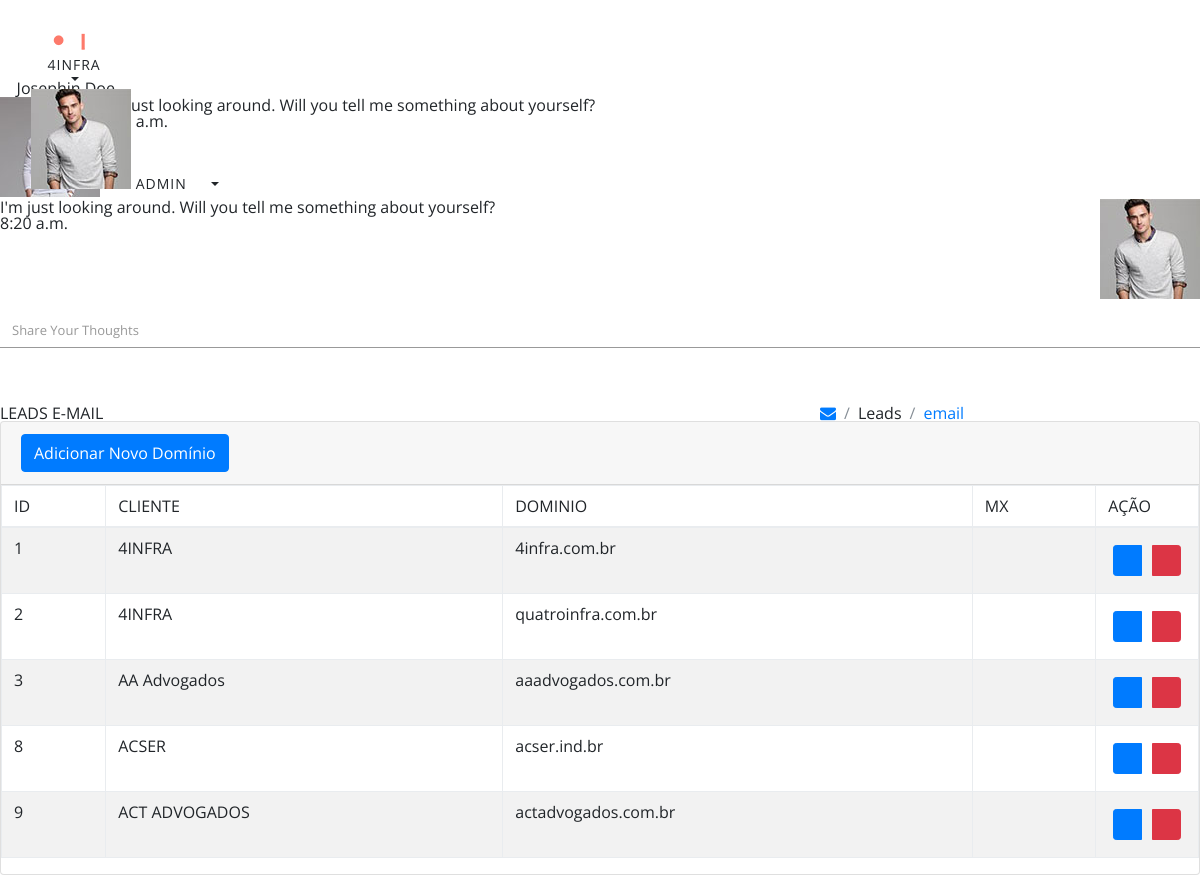
The page /dominio (signed in) on the database its author committed.
### tables this page shows
CREATE TABLE `cadastro_dominio` (
  `id` int(11) NOT NULL AUTO_INCREMENT,
  `id_entidade` int(11) NOT NULL,
  `nomeDominio` varchar(50) NOT NULL,
  `nomeCliente` varchar(50) NOT NULL,
  PRIMARY KEY (`id`)
);

### core/controller.php (called while the page is built, shortened)
<?php
class controller {
    public function loadTemplate($viewName, $viewDados = array()) {
        require 'views/template.php';
    }
    public function loadViewInTemplate($viewName, $viewDados = array()) {
        extract($viewDados);
        require 'views/'.$viewName.'.php';
    }
}

### core/Core.php (called while the page is built, shortened)
<?php
class Core {
    public function run(){
        $url = '/';
        if (isset($_GET['url'])) {
            $url .= $_GET['url'];
        }
        $params = array();
        if (!empty($url) && $url !='/') {
            $url = explode('/', $url);
            array_shift($url);
            array_shift($url);
            if (isset($url[0]) && !empty($url[0])) {
                $currentAction = $url[0];
                array_shift($url);
            } else {
                $currentAction = 'index';
            }
        } else {
            $currentController = 'dashboardController';
            $currentAction = 'index';
        }
        $c = new $currentController();
        call_user_func_array(array($c, $currentAction), $params);
    }
}

### index.php (called while the page is built, shortened)
<?php
$core = new Core();
$core->run();
?>

### core/model.php (called while the page is built, shortened)
<?php
class model {
    public function __construct()
    {
        global $db;
        $this->db = $db;
    }
}

### models/Dominio.php (called while the page is built, shortened)
<?php
class Dominio extends model {
    public function getListDominio($id_entidade){
        $sql = $this->db->prepare("SELECT * FROM cadastro_dominio WHERE id_entidade = :id_entidade");
        $sql->bindValue(':id_entidade', $id_entidade);
        $sql->execute();
        $array = $sql->fetchAll();
        return $array;
    }
}

### models/Usuarios.php (called while the page is built, shortened)
<?php
class Usuarios extends model {
    private $userInfo;
    public function setLoggedUsuario(){
        if(isset($_SESSION['sessionName']) && !empty($_SESSION['sessionName'])){
            $id = $_SESSION['sessionId'];
            $sql = $this->db->prepare("SELECT * FROM usuario WHERE id = :id");
            $sql->bindValue(':id', $id);
            $sql->execute();
            if ($sql->rowCount() > 0) {
                $this->userInfo = $sql->fetch();
            }
        }
    }
    public function getEntidade() {
        if (isset($this->userInfo['id_entidade'])) {
            return $this->userInfo['id_entidade'];
        } else {
            return 0;
        }
    }
}

### models/Entidades.php (called while the page is built, shortened)
<?php
class Entidades extends model {
    private $entidadeInfo;
    public function __construct($id)
    {
        $sql = $this->db->prepare("SELECT * FROM entidade WHERE id = :id");
        $sql->bindValue(':id', $id);
        $sql->execute();
        if ($sql->rowCount() > 0) {
            $this->entidadeInfo = $sql->fetch();
        }
    }
    public function getNome(){
        if (isset($this->entidadeInfo['nome'])) {
            return $this->entidadeInfo['nome'];
        } else {
            return '';
        }
    }
}

### views/dominio.php (the view, shortened to what this page needs)
<div class="page-header">
    <div class="row align-items-end">
        <div class="col-lg-8">
            <div class="page-header-title">
                <div class="d-inline">
                    <h4>LEADS E-MAIL</h4>
                </div>
            </div>
        </div>
        <div class="col-lg-4">
            <div class="page-header-breadcrumb">
                <ul class="breadcrumb-title">
                    <li class="breadcrumb-item">
                        <a href="<?php echo BASE_URL;?>email"> <i class="fa fa-envelope"></i> </a>
                    </li>
                    <li class="breadcrumb-item">Leads
                    </li>
                    <li class="breadcrumb-item"><a href="<?php echo BASE_URL;?>email">email</a>
                    </li>
                </ul>
            </div>
        </div>
    </div>
</div>
<div class="card">
    <div class="card-header">
        <a href="<?php echo BASE_URL ;?>dominio/add" class="btn btn-primary sweet-1 m-b-10">Adicionar Novo Domínio</a>
    </div>
    <div class="card-block">
        <div class="table-responsive">
            <table class="table table-striped table-bordered" id="example-2">
                <thead>
                    <tr>
                        <th>ID</th>
                        <th>CLIENTE</th>
                        <th>DOMINIO</th>
                        <th>MX</th>
                        <th>AÇÃO</th>
                    </tr>
                </thead>
                <tbody>
                    <?php foreach($getListDominio as $dominio):?>
                    <tr>
                        <th scope="row"><?php echo $dominio['id'];?></th>
                        <td class="tabledit-view-mode">
                            <span class="tabledit-span"><?php echo $dominio['nomeCliente'];?></span>
                        </td>
                        <td class="tabledit-view-mode">
                            <span class="tabledit-span"><?php echo $dominio['nomeDominio'];?></span>
                        </td>
                        <td class="tabledit-view-mode">
                        </td>
                        <td style="white-space: nowrap; width: 1%;">
                            <div class="tabledit-toolbar btn-toolbar" style="text-align: left;">
                                <div class="btn-group btn-group-sm" style="float: none;">
                                    <a href="<?php echo BASE_URL ;?>dominio/edit/<?php echo $dominio['id'];?>" class="tabledit-edit-button btn btn-primary waves-effect waves-light" style="float: none;margin: 5px;">
                                        <span class="icofont icofont-ui-edit"></span>
                                    </a>
                                    <a href="<?php echo BASE_URL ;?>dominio/delet/<?php echo $dominio['id'];?>" class="tabledit-delete-button btn btn-danger waves-effect waves-light" style="float: none;margin: 5px;">
                                        <span class="icofont icofont-ui-delete"></span>
                                    </a>
                                </div>
                            </div>
                        </td>
                    </tr>
                    <?php endforeach;?>
                </tbody>
            </table>
        </div>
    </div>
</div>

### assets/extra-pages/landingpage/assets/css/style.css (style rules this page uses)
html, body, div, span, applet, object, iframe, h1, h2, h3, h4, h5, h6, p, blockquote, pre, a, abbr, acronym, address, big, cite, code, del, dfn, em, img, ins, kbd, q, s, samp, small, strike, strong, sub, sup, tt, var, b, u, i, center, dl, dt, dd, ol, ul, li, fieldset, form, label, legend, table, caption, tbody, tfoot, thead, tr, th, td, article, aside, canvas, details, embed, figure, figcaption, footer, header, hgroup, menu, nav, output, ruby, section, summary, time, mark, audio, video { margin: 0; padding: 0; border: 0; font-size: 100%; font: inherit; vertical-align: baseline; font-weight:400; }
body { font-family:"Open Sans",sans-serif; line-height: 1; }
ol, ul { list-style: none; }
table { border-collapse: collapse; border-spacing: 0; }
html * { text-rendering: optimizeLegibility !important; -webkit-font-smoothing: antialiased; -moz-osx-font-smoothing: grayscale; }
body { -webkit-font-smoothing: antialiased; -moz-osx-font-smoothing: grayscale; }
*, *:after, *:before { -webkit-box-sizing: border-box; -moz-box-sizing: border-box; box-sizing: border-box; }

### rows shown on the page
cadastro_dominio: id "1", nomeCliente "4INFRA", nomeDominio "4infra.com.br"
cadastro_dominio: id "2", nomeCliente "4INFRA", nomeDominio "quatroinfra.com.br"
cadastro_dominio: id "3", nomeCliente "AA Advogados", nomeDominio "aaadvogados.com.br"
cadastro_dominio: id "8", nomeCliente "ACSER", nomeDominio "acser.ind.br"
cadastro_dominio: id "9", nomeCliente "ACT ADVOGADOS", nomeDominio "actadvogados.com.br"

### other values the page prints
$viewDados['nomeEntidade'] "4INFRA"
$_SESSION['sessionName'] "ADMIN"
